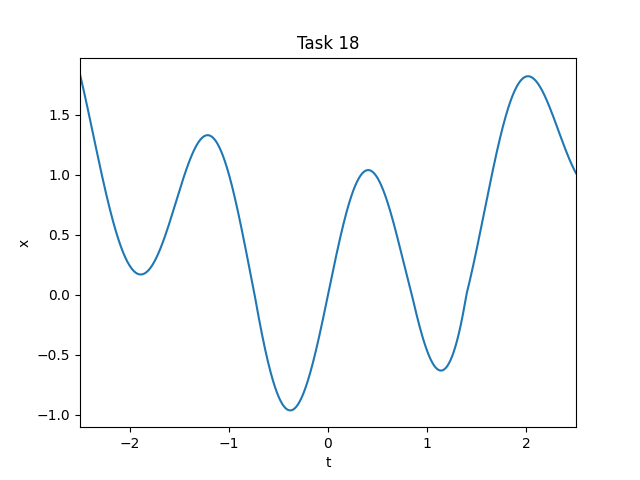

Generate this figure with Python:
import numpy as np
from typing import Callable
import matplotlib.pyplot as plt

def f(x: np.ndarray, t: np.ndarray):
    return t**2 / (np.abs(x) + 3) + np.sin(4*t)

def r(x1: np.ndarray, x2: np.ndarray):
    return np.max(np.abs(x1 -x2))

def x0(t: np.ndarray):
    return t**2

def x(t: np.ndarray, x0: np.ndarray):
    return t**2 / (np.abs(x0) + 3) + np.sin(4*t) - x0

def draw(t, x):
    fig, ax = plt.subplots()

    ax.set_title('Task 18')
    ax.set_xlabel('t')
    ax.set_ylabel('x')

    ax.set_xlim(-2.5, 2.5)
    ax.plot(t, x)

    plt.savefig('task_18.png')

if __name__ == '__main__':
    e = 0.00001
    eps = 0.01
    t = np.arange(-2.5, 2.5 + e, e)

    xn = x0(t)

    sup = np.max(x(t, x0(t)))
    k = 25 / 36

    n0 = np.log(eps * (1-k) / sup) / np.log(k)

    n = int(n0 // 1 + (n0 % 1 != 0))

    for i in range(1, n):
        xn = f(xn, t)

    draw(t, xn)
